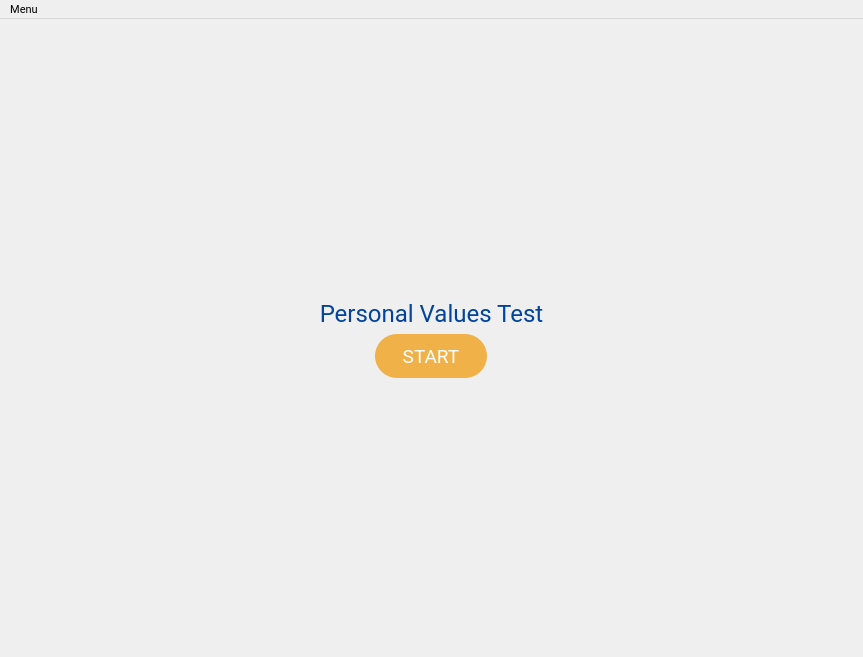
<?xml version="1.0" encoding="UTF-8"?>
<ui version="4.0">
 <class>MainWindow</class>
 <widget class="QMainWindow" name="MainWindow">
  <property name="geometry">
   <rect>
    <x>0</x>
    <y>0</y>
    <width>863</width>
    <height>657</height>
   </rect>
  </property>
  <property name="windowTitle">
   <string>MainWindow</string>
  </property>
  <widget class="QWidget" name="centralwidget">
   <property name="palette">
    <palette>
     <active>
      <colorrole role="Button">
       <brush brushstyle="SolidPattern">
        <color alpha="255">
         <red>191</red>
         <green>225</green>
         <blue>235</blue>
        </color>
       </brush>
      </colorrole>
      <colorrole role="Light">
       <brush brushstyle="SolidPattern">
        <color alpha="255">
         <red>191</red>
         <green>225</green>
         <blue>235</blue>
        </color>
       </brush>
      </colorrole>
      <colorrole role="Midlight">
       <brush brushstyle="SolidPattern">
        <color alpha="255">
         <red>191</red>
         <green>225</green>
         <blue>235</blue>
        </color>
       </brush>
      </colorrole>
      <colorrole role="BrightText">
       <brush brushstyle="SolidPattern">
        <color alpha="255">
         <red>191</red>
         <green>225</green>
         <blue>235</blue>
        </color>
       </brush>
      </colorrole>
      <colorrole role="ButtonText">
       <brush brushstyle="SolidPattern">
        <color alpha="255">
         <red>0</red>
         <green>0</green>
         <blue>0</blue>
        </color>
       </brush>
      </colorrole>
      <colorrole role="Base">
       <brush brushstyle="SolidPattern">
        <color alpha="255">
         <red>191</red>
         <green>225</green>
         <blue>235</blue>
        </color>
       </brush>
      </colorrole>
      <colorrole role="Window">
       <brush brushstyle="SolidPattern">
        <color alpha="255">
         <red>191</red>
         <green>225</green>
         <blue>235</blue>
        </color>
       </brush>
      </colorrole>
      <colorrole role="HighlightedText">
       <brush brushstyle="SolidPattern">
        <color alpha="255">
         <red>191</red>
         <green>225</green>
         <blue>235</blue>
        </color>
       </brush>
      </colorrole>
      <colorrole role="AlternateBase">
       <brush brushstyle="SolidPattern">
        <color alpha="255">
         <red>191</red>
         <green>225</green>
         <blue>235</blue>
        </color>
       </brush>
      </colorrole>
      <colorrole role="NoRole">
       <brush brushstyle="SolidPattern">
        <color alpha="255">
         <red>191</red>
         <green>225</green>
         <blue>235</blue>
        </color>
       </brush>
      </colorrole>
      <colorrole role="ToolTipBase">
       <brush brushstyle="SolidPattern">
        <color alpha="255">
         <red>191</red>
         <green>225</green>
         <blue>235</blue>
        </color>
       </brush>
      </colorrole>
      <colorrole role="ToolTipText">
       <brush brushstyle="SolidPattern">
        <color alpha="255">
         <red>191</red>
         <green>225</green>
         <blue>235</blue>
        </color>
       </brush>
      </colorrole>
     </active>
     <inactive>
      <colorrole role="Button">
       <brush brushstyle="SolidPattern">
        <color alpha="255">
         <red>191</red>
         <green>225</green>
         <blue>235</blue>
        </color>
       </brush>
      </colorrole>
      <colorrole role="Light">
       <brush brushstyle="SolidPattern">
        <color alpha="255">
         <red>191</red>
         <green>225</green>
         <blue>235</blue>
        </color>
       </brush>
      </colorrole>
      <colorrole role="Midlight">
       <brush brushstyle="SolidPattern">
        <color alpha="255">
         <red>191</red>
         <green>225</green>
         <blue>235</blue>
        </color>
       </brush>
      </colorrole>
      <colorrole role="BrightText">
       <brush brushstyle="SolidPattern">
        <color alpha="255">
         <red>191</red>
         <green>225</green>
         <blue>235</blue>
        </color>
       </brush>
      </colorrole>
      <colorrole role="ButtonText">
       <brush brushstyle="SolidPattern">
        <color alpha="255">
         <red>0</red>
         <green>0</green>
         <blue>0</blue>
        </color>
       </brush>
      </colorrole>
      <colorrole role="Base">
       <brush brushstyle="SolidPattern">
        <color alpha="255">
         <red>191</red>
         <green>225</green>
         <blue>235</blue>
        </color>
       </brush>
      </colorrole>
      <colorrole role="Window">
       <brush brushstyle="SolidPattern">
        <color alpha="255">
         <red>191</red>
         <green>225</green>
         <blue>235</blue>
        </color>
       </brush>
      </colorrole>
      <colorrole role="HighlightedText">
       <brush brushstyle="SolidPattern">
        <color alpha="255">
         <red>191</red>
         <green>225</green>
         <blue>235</blue>
        </color>
       </brush>
      </colorrole>
      <colorrole role="AlternateBase">
       <brush brushstyle="SolidPattern">
        <color alpha="255">
         <red>191</red>
         <green>225</green>
         <blue>235</blue>
        </color>
       </brush>
      </colorrole>
      <colorrole role="NoRole">
       <brush brushstyle="SolidPattern">
        <color alpha="255">
         <red>191</red>
         <green>225</green>
         <blue>235</blue>
        </color>
       </brush>
      </colorrole>
      <colorrole role="ToolTipBase">
       <brush brushstyle="SolidPattern">
        <color alpha="255">
         <red>191</red>
         <green>225</green>
         <blue>235</blue>
        </color>
       </brush>
      </colorrole>
      <colorrole role="ToolTipText">
       <brush brushstyle="SolidPattern">
        <color alpha="255">
         <red>191</red>
         <green>225</green>
         <blue>235</blue>
        </color>
       </brush>
      </colorrole>
     </inactive>
     <disabled>
      <colorrole role="Button">
       <brush brushstyle="SolidPattern">
        <color alpha="255">
         <red>191</red>
         <green>225</green>
         <blue>235</blue>
        </color>
       </brush>
      </colorrole>
      <colorrole role="Light">
       <brush brushstyle="SolidPattern">
        <color alpha="255">
         <red>191</red>
         <green>225</green>
         <blue>235</blue>
        </color>
       </brush>
      </colorrole>
      <colorrole role="Midlight">
       <brush brushstyle="SolidPattern">
        <color alpha="255">
         <red>191</red>
         <green>225</green>
         <blue>235</blue>
        </color>
       </brush>
      </colorrole>
      <colorrole role="BrightText">
       <brush brushstyle="SolidPattern">
        <color alpha="255">
         <red>191</red>
         <green>225</green>
         <blue>235</blue>
        </color>
       </brush>
      </colorrole>
      <colorrole role="ButtonText">
       <brush brushstyle="SolidPattern">
        <color alpha="255">
         <red>120</red>
         <green>120</green>
         <blue>120</blue>
        </color>
       </brush>
      </colorrole>
      <colorrole role="Base">
       <brush brushstyle="SolidPattern">
        <color alpha="255">
         <red>191</red>
         <green>225</green>
         <blue>235</blue>
        </color>
       </brush>
      </colorrole>
      <colorrole role="Window">
       <brush brushstyle="SolidPattern">
        <color alpha="255">
         <red>191</red>
         <green>225</green>
         <blue>235</blue>
        </color>
       </brush>
      </colorrole>
      <colorrole role="HighlightedText">
       <brush brushstyle="SolidPattern">
        <color alpha="255">
         <red>191</red>
         <green>225</green>
         <blue>235</blue>
        </color>
       </brush>
      </colorrole>
      <colorrole role="AlternateBase">
       <brush brushstyle="SolidPattern">
        <color alpha="255">
         <red>191</red>
         <green>225</green>
         <blue>235</blue>
        </color>
       </brush>
      </colorrole>
      <colorrole role="NoRole">
       <brush brushstyle="SolidPattern">
        <color alpha="255">
         <red>191</red>
         <green>225</green>
         <blue>235</blue>
        </color>
       </brush>
      </colorrole>
      <colorrole role="ToolTipBase">
       <brush brushstyle="SolidPattern">
        <color alpha="255">
         <red>191</red>
         <green>225</green>
         <blue>235</blue>
        </color>
       </brush>
      </colorrole>
      <colorrole role="ToolTipText">
       <brush brushstyle="SolidPattern">
        <color alpha="255">
         <red>191</red>
         <green>225</green>
         <blue>235</blue>
        </color>
       </brush>
      </colorrole>
     </disabled>
    </palette>
   </property>
   <layout class="QVBoxLayout" name="verticalLayout">
    <item>
     <spacer name="verticalSpacer">
      <property name="orientation">
       <enum>Qt::Vertical</enum>
      </property>
      <property name="sizeHint" stdset="0">
       <size>
        <width>20</width>
        <height>40</height>
       </size>
      </property>
     </spacer>
    </item>
    <item>
     <widget class="QLabel" name="label">
      <property name="font">
       <font>
        <family>Roboto</family>
        <pointsize>18</pointsize>
        <kerning>true</kerning>
       </font>
      </property>
      <property name="styleSheet">
       <string notr="true">color: rgb(3, 67, 155);</string>
      </property>
      <property name="text">
       <string>Personal Values Test</string>
      </property>
      <property name="alignment">
       <set>Qt::AlignCenter</set>
      </property>
      <property name="margin">
       <number>50</number>
      </property>
     </widget>
    </item>
    <item>
     <layout class="QHBoxLayout" name="horizontalLayout_3">
      <item>
       <widget class="QPushButton" name="start_button">
        <property name="minimumSize">
         <size>
          <width>112</width>
          <height>44</height>
         </size>
        </property>
        <property name="maximumSize">
         <size>
          <width>76</width>
          <height>44</height>
         </size>
        </property>
        <property name="palette">
         <palette>
          <active>
           <colorrole role="WindowText">
            <brush brushstyle="SolidPattern">
             <color alpha="255">
              <red>0</red>
              <green>0</green>
              <blue>0</blue>
             </color>
            </brush>
           </colorrole>
           <colorrole role="Button">
            <brush brushstyle="SolidPattern">
             <color alpha="255">
              <red>240</red>
              <green>177</green>
              <blue>72</blue>
             </color>
            </brush>
           </colorrole>
           <colorrole role="Dark">
            <brush brushstyle="SolidPattern">
             <color alpha="255">
              <red>240</red>
              <green>177</green>
              <blue>72</blue>
             </color>
            </brush>
           </colorrole>
           <colorrole role="Mid">
            <brush brushstyle="SolidPattern">
             <color alpha="255">
              <red>240</red>
              <green>177</green>
              <blue>72</blue>
             </color>
            </brush>
           </colorrole>
           <colorrole role="Text">
            <brush brushstyle="SolidPattern">
             <color alpha="255">
              <red>0</red>
              <green>0</green>
              <blue>0</blue>
             </color>
            </brush>
           </colorrole>
           <colorrole role="ButtonText">
            <brush brushstyle="SolidPattern">
             <color alpha="255">
              <red>255</red>
              <green>255</green>
              <blue>255</blue>
             </color>
            </brush>
           </colorrole>
           <colorrole role="Base">
            <brush brushstyle="SolidPattern">
             <color alpha="255">
              <red>240</red>
              <green>177</green>
              <blue>72</blue>
             </color>
            </brush>
           </colorrole>
           <colorrole role="Window">
            <brush brushstyle="SolidPattern">
             <color alpha="255">
              <red>240</red>
              <green>177</green>
              <blue>72</blue>
             </color>
            </brush>
           </colorrole>
          </active>
          <inactive>
           <colorrole role="WindowText">
            <brush brushstyle="SolidPattern">
             <color alpha="255">
              <red>0</red>
              <green>0</green>
              <blue>0</blue>
             </color>
            </brush>
           </colorrole>
           <colorrole role="Button">
            <brush brushstyle="SolidPattern">
             <color alpha="255">
              <red>240</red>
              <green>177</green>
              <blue>72</blue>
             </color>
            </brush>
           </colorrole>
           <colorrole role="Dark">
            <brush brushstyle="SolidPattern">
             <color alpha="255">
              <red>240</red>
              <green>177</green>
              <blue>72</blue>
             </color>
            </brush>
           </colorrole>
           <colorrole role="Mid">
            <brush brushstyle="SolidPattern">
             <color alpha="255">
              <red>240</red>
              <green>177</green>
              <blue>72</blue>
             </color>
            </brush>
           </colorrole>
           <colorrole role="Text">
            <brush brushstyle="SolidPattern">
             <color alpha="255">
              <red>0</red>
              <green>0</green>
              <blue>0</blue>
             </color>
            </brush>
           </colorrole>
           <colorrole role="ButtonText">
            <brush brushstyle="SolidPattern">
             <color alpha="255">
              <red>255</red>
              <green>255</green>
              <blue>255</blue>
             </color>
            </brush>
           </colorrole>
           <colorrole role="Base">
            <brush brushstyle="SolidPattern">
             <color alpha="255">
              <red>240</red>
              <green>177</green>
              <blue>72</blue>
             </color>
            </brush>
           </colorrole>
           <colorrole role="Window">
            <brush brushstyle="SolidPattern">
             <color alpha="255">
              <red>240</red>
              <green>177</green>
              <blue>72</blue>
             </color>
            </brush>
           </colorrole>
          </inactive>
          <disabled>
           <colorrole role="WindowText">
            <brush brushstyle="SolidPattern">
             <color alpha="255">
              <red>240</red>
              <green>177</green>
              <blue>72</blue>
             </color>
            </brush>
           </colorrole>
           <colorrole role="Button">
            <brush brushstyle="SolidPattern">
             <color alpha="255">
              <red>240</red>
              <green>177</green>
              <blue>72</blue>
             </color>
            </brush>
           </colorrole>
           <colorrole role="Dark">
            <brush brushstyle="SolidPattern">
             <color alpha="255">
              <red>240</red>
              <green>177</green>
              <blue>72</blue>
             </color>
            </brush>
           </colorrole>
           <colorrole role="Mid">
            <brush brushstyle="SolidPattern">
             <color alpha="255">
              <red>240</red>
              <green>177</green>
              <blue>72</blue>
             </color>
            </brush>
           </colorrole>
           <colorrole role="Text">
            <brush brushstyle="SolidPattern">
             <color alpha="255">
              <red>240</red>
              <green>177</green>
              <blue>72</blue>
             </color>
            </brush>
           </colorrole>
           <colorrole role="ButtonText">
            <brush brushstyle="SolidPattern">
             <color alpha="255">
              <red>240</red>
              <green>177</green>
              <blue>72</blue>
             </color>
            </brush>
           </colorrole>
           <colorrole role="Base">
            <brush brushstyle="SolidPattern">
             <color alpha="255">
              <red>240</red>
              <green>177</green>
              <blue>72</blue>
             </color>
            </brush>
           </colorrole>
           <colorrole role="Window">
            <brush brushstyle="SolidPattern">
             <color alpha="255">
              <red>240</red>
              <green>177</green>
              <blue>72</blue>
             </color>
            </brush>
           </colorrole>
          </disabled>
         </palette>
        </property>
        <property name="font">
         <font>
          <family>Roboto</family>
          <pointsize>14</pointsize>
         </font>
        </property>
        <property name="layoutDirection">
         <enum>Qt::LeftToRight</enum>
        </property>
        <property name="styleSheet">
         <string notr="true">background-color: rgb(240, 177, 72);
border-radius: 22px;
box-shadow: 5px 10px #888888;
blur-radius: 55px;</string>
        </property>
        <property name="text">
         <string>START</string>
        </property>
       </widget>
      </item>
     </layout>
    </item>
    <item>
     <spacer name="verticalSpacer_2">
      <property name="orientation">
       <enum>Qt::Vertical</enum>
      </property>
      <property name="sizeHint" stdset="0">
       <size>
        <width>20</width>
        <height>40</height>
       </size>
      </property>
     </spacer>
    </item>
   </layout>
  </widget>
  <widget class="QMenuBar" name="menubar">
   <property name="geometry">
    <rect>
     <x>0</x>
     <y>0</y>
     <width>863</width>
     <height>20</height>
    </rect>
   </property>
   <property name="palette">
    <palette>
     <active>
      <colorrole role="Button">
       <brush brushstyle="SolidPattern">
        <color alpha="255">
         <red>191</red>
         <green>225</green>
         <blue>235</blue>
        </color>
       </brush>
      </colorrole>
     </active>
     <inactive>
      <colorrole role="Button">
       <brush brushstyle="SolidPattern">
        <color alpha="255">
         <red>191</red>
         <green>225</green>
         <blue>235</blue>
        </color>
       </brush>
      </colorrole>
     </inactive>
     <disabled>
      <colorrole role="Button">
       <brush brushstyle="SolidPattern">
        <color alpha="255">
         <red>191</red>
         <green>225</green>
         <blue>235</blue>
        </color>
       </brush>
      </colorrole>
     </disabled>
    </palette>
   </property>
   <property name="font">
    <font>
     <family>Roboto</family>
     <pointsize>8</pointsize>
    </font>
   </property>
   <widget class="QMenu" name="menuMenu">
    <property name="font">
     <font>
      <family>Roboto</family>
      <pointsize>8</pointsize>
     </font>
    </property>
    <property name="title">
     <string>Menu</string>
    </property>
    <addaction name="actionResults"/>
   </widget>
   <addaction name="menuMenu"/>
  </widget>
  <action name="actionResults">
   <property name="text">
    <string>Results</string>
   </property>
   <property name="font">
    <font>
     <family>Roboto</family>
    </font>
   </property>
  </action>
 </widget>
 <resources/>
 <connections/>
</ui>
